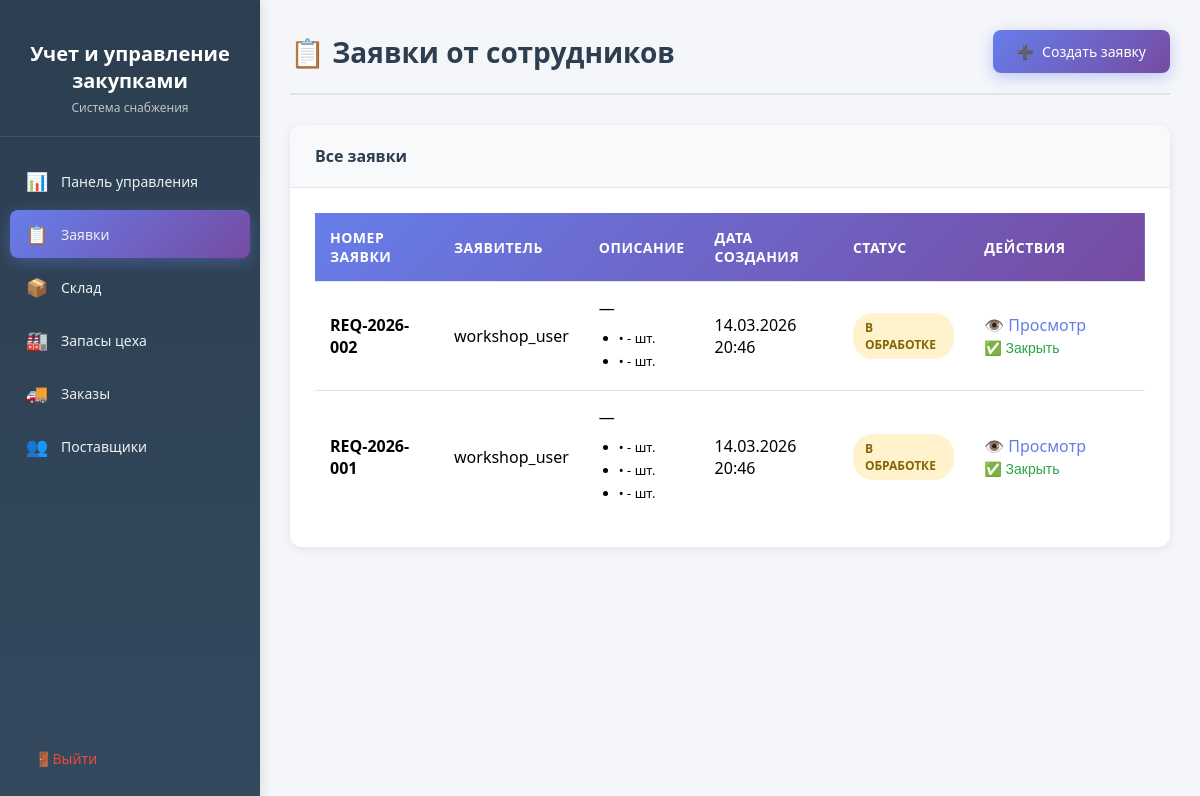
Page /requests/ (signed in) on the committed database.
### procurement/models.py (models this page shows, shortened)
class PurchaseRequest(models.Model):
    STATUS_CHOICES = [
        ('draft', 'Черновик'),
        ('pending', 'На согласовании'),
        ('approved', 'Согласована'),
        ('rejected', 'Отклонена'),
        ('ordered', 'Заказана'),
    ]
    ROLE_CHOICES = [
        ('workshop', 'Сотрудник цеха'),
        ('warehouse', 'Кладовщик'),
    ]
    request_number = models.CharField(max_length=20, unique=True, verbose_name="Номер заявки")
    requester = models.ForeignKey(
        User,
        on_delete=models.SET_NULL,
        null=True,
        related_name='requests',
        verbose_name="Заявитель"
    )
    requester_role = models.CharField(
        max_length=20,
        choices=ROLE_CHOICES,
        default='workshop',
        verbose_name="Роль заявителя"
    )
    status = models.CharField(
        max_length=20,
        choices=STATUS_CHOICES,
        default='draft',
        verbose_name="Статус"
    )
    items = models.ManyToManyField('Product', through='RequestItem', verbose_name="Товары")
    total_amount = models.DecimalField(
        max_digits=12,
        decimal_places=2,
        default=0,
        verbose_name="Общая сумма"
    )
    comment = models.TextField(blank=True, verbose_name="Комментарий")
    created_at = models.DateTimeField(auto_now_add=True, verbose_name="Дата создания")
    updated_at = models.DateTimeField(auto_now=True, verbose_name="Дата обновления")
    approved_by = models.ForeignKey(
        User,
        on_delete=models.SET_NULL,
        null=True,
        blank=True,
        related_name='approved_requests',
        verbose_name="Кто согласовал"
    )
    approved_at = models.DateTimeField(null=True, blank=True, verbose_name="Дата согласования")
    items_description = models.TextField(blank=True, verbose_name="Описание товаров", help_text="Описание товаров, необходимых для заявки")
    class Meta:
        verbose_name = "Заявка на закупку"
        verbose_name_plural = "Заявки на закупку"
        ordering = ['-created_at']

class Product(models.Model):
    name = models.CharField(max_length=200, verbose_name="Наименование")
    category = models.ForeignKey(
        Category,
        on_delete=models.SET_NULL,
        null=True,
        related_name='products',
        verbose_name="Категория"
    )
    sku = models.CharField(max_length=50, unique=True, verbose_name="Артикул")
    unit = models.CharField(max_length=20, default='шт', verbose_name="Единица измерения")
    min_stock_level = models.PositiveIntegerField(
        default=0,
        verbose_name="Минимальный остаток"
    )
    current_stock = models.PositiveIntegerField(
        default=0,
        verbose_name="Текущий остаток"
    )
    supplier = models.ForeignKey(
        Supplier,
        on_delete=models.SET_NULL,
        null=True,
        related_name='products',
        verbose_name="Основной поставщик"
    )
    price = models.DecimalField(
        max_digits=10,
        decimal_places=2,
        blank=True,
        null=True,
        verbose_name="Цена за единицу"
    )
    description = models.TextField(blank=True, verbose_name="Описание")
    created_at = models.DateTimeField(auto_now_add=True, verbose_name="Дата добавления")
    updated_at = models.DateTimeField(auto_now=True, verbose_name="Дата обновления")
    class Meta:
        verbose_name = "Товар"
        verbose_name_plural = "Товары"
        ordering = ['name']

### core/views.py (the view)
# urls.py: path('requests/', requests_view, name='requests'),
@login_required
def requests_view(request):
    requests_list = PurchaseRequest.objects.all().select_related('requester').order_by('-created_at')
    context = {
        'requests': requests_list,
        'user': request.user,
    }
    return render(request, 'procurement/requests.html', context)

### templates/procurement/requests.html (shortened to what this page needs)
<!DOCTYPE html>
<html lang="ru">
<head>
</head>
<body>
    <aside class="sidebar">
        <div class="sidebar-header">
            <h2>Учет и управление закупками</h2>
            <p>Система снабжения</p>
        </div>
        <ul class="sidebar-menu">
            <li>
                <a href="{% url 'dashboard' %}">
                    <span class="menu-icon">📊</span>
                    <span>Панель управления</span>
                </a>
            </li>
            <li>
                <a href="{% url 'requests' %}" class="active">
                    <span class="menu-icon">📋</span>
                    <span>Заявки</span>
                </a>
            </li>
            <li>
                <a href="{% url 'warehouse' %}">
                    <span class="menu-icon">📦</span>
                    <span>Склад</span>
                </a>
            </li>
            <li>
                <a href="{% url 'workshop_stock' %}">
                    <span class="menu-icon">🏭</span>
                    <span>Запасы цеха</span>
                </a>
            </li>
            <li>
                <a href="{% url 'orders' %}">
                    <span class="menu-icon">🚚</span>
                    <span>Заказы</span>
                </a>
            </li>
            <li>
                <a href="{% url 'suppliers' %}">
                    <span class="menu-icon">👥</span>
                    <span>Поставщики</span>
                </a>
            </li>
        </ul>
        <div class="sidebar-footer">
            <a href="{% url 'logout' %}" class="logout-btn">
                <span class="menu-icon">🚪</span>
                <span>Выйти</span>
            </a>
        </div>
    </aside>
    <main class="main-content">
        <div class="page-header">
            <h1 class="page-title">📋 Заявки от сотрудников</h1>
            <a href="{% url 'create_request' %}" class="btn btn-primary">
                <span>➕</span> Создать заявку
            </a>
        </div>
        <div class="card">
            <div class="card-header">
                Все заявки
            </div>
            <div class="card-body">
                {% if requests %}
                <div class="table-responsive">
                    <table>
                        <thead>
                            <tr>
                                <th>Номер заявки</th>
                                <th>Заявитель</th>
                                <th>Описание</th>
                                <th>Дата создания</th>
                                <th>Статус</th>
                                <th>Действия</th>
                            </tr>
                        </thead>
                        <tbody>
                            {% for request_obj in requests %}
                            <tr>
                                <td><strong>{{ request_obj.request_number }}</strong></td>
                                <td>{{ request_obj.requester.username|default:"Не указан" }}</td>
                                <td>
                                    {{ request_obj.items_description|truncatechars:50|default:"—" }}
                                    {% if request_obj.items.all %}
                                    <ul class="items-list">
                                        {% for item in request_obj.items.all %}
                                        <li>• {{ item.product.name }} - {{ item.quantity_requested }} шт.</li>
                                        {% endfor %}
                                    </ul>
                                    {% endif %}
                                </td>
                                <td>{{ request_obj.created_at|date:"d.m.Y H:i" }}</td>
                                <td>
                                    <span class="status-badge status-pending">
                                        В обработке
                                    </span>
                                </td>
                                <td>
                                    <a href="{% url 'view_request' request_obj.id %}" style="color: #667eea; text-decoration: none; margin-right: 10px;">
                                        👁️ Просмотр
                                    </a>
                                    {% if request_obj.status != 'ordered' %}
                                    <form action="{% url 'close_request' request_obj.id %}" method="POST" style="display: inline;">
                                        <button type="submit" style="background: none; border: none; color: #28a745; cursor: pointer; padding: 0; font-size: 14px;">
                                            ✅ Закрыть
                                        </button>
                                    </form>
                                    {% endif %}
                                </td>
                            </tr>
                            {% endfor %}
                        </tbody>
                    </table>
                </div>
                {% endif %}
            </div>
        </div>
    </main>
</body>
</html>

### templates/procurement/requests.html (style rules this page uses)
* { margin: 0; padding: 0; box-sizing: border-box; }
body { font-family: 'Segoe UI', Tahoma, Geneva, Verdana, sans-serif; background: #f5f6fa; min-height: 100vh; display: flex; }
.sidebar { width: 260px; background: linear-gradient(180deg, #2c3e50 0%, #34495e 100%); min-height: 100vh; position: fixed; left: 0; top: 0; padding: 20px 0; box-shadow: 2px 0 10px rgba(0,0,0,0.1); }
.sidebar-header { padding: 20px; text-align: center; border-bottom: 1px solid rgba(255,255,255,0.1); margin-bottom: 20px; }
.sidebar-header h2 { color: white; font-size: 20px; margin-bottom: 5px; }
.sidebar-header p { color: #bdc3c7; font-size: 12px; }
.sidebar-menu { list-style: none; padding: 0 10px; }
.sidebar-menu li { margin-bottom: 5px; }
.sidebar-menu a { display: flex; align-items: center; padding: 12px 15px; color: #ecf0f1; text-decoration: none; border-radius: 8px; transition: all 0.3s ease; font-size: 14px; }
.sidebar-menu a.active { background: linear-gradient(135deg, #667eea 0%, #764ba2 100%); box-shadow: 0 4px 15px rgba(102, 126, 234, 0.4); }
.sidebar-menu .menu-icon { margin-right: 12px; font-size: 18px; width: 24px; text-align: center; }
.sidebar-footer { position: absolute; bottom: 20px; width: 100%; padding: 0 20px; }
.logout-btn { display: flex; align-items: center; padding: 12px 15px; color: #e74c3c; text-decoration: none; border-radius: 8px; transition: all 0.3s ease; font-size: 14px; }
.main-content { flex: 1; margin-left: 260px; padding: 30px; }
.page-header { display: flex; justify-content: space-between; align-items: center; margin-bottom: 30px; padding-bottom: 20px; border-bottom: 2px solid #e1e5eb; }
.page-title { font-size: 28px; color: #2c3e50; font-weight: 600; }
.btn { display: inline-flex; align-items: center; padding: 12px 24px; border-radius: 8px; text-decoration: none; font-weight: 500; transition: all 0.3s ease; cursor: pointer; border: none; font-size: 14px; }
.btn-primary { background: linear-gradient(135deg, #667eea 0%, #764ba2 100%); color: white; box-shadow: 0 4px 15px rgba(102, 126, 234, 0.4); }
.btn span { margin-right: 8px; }
.card { background: white; border-radius: 12px; box-shadow: 0 2px 10px rgba(0,0,0,0.08); overflow: hidden; margin-bottom: 20px; }
.card-header { padding: 20px 25px; background: #f8f9fa; border-bottom: 1px solid #e1e5eb; font-weight: 600; color: #2c3e50; font-size: 16px; }
.card-body { padding: 25px; }
.table-responsive { overflow-x: auto; }
table { width: 100%; border-collapse: collapse; }
thead { background: linear-gradient(135deg, #667eea 0%, #764ba2 100%); color: white; }
th, td { padding: 15px; text-align: left; border-bottom: 1px solid #e1e5eb; }
th { font-weight: 600; font-size: 14px; text-transform: uppercase; letter-spacing: 0.5px; }
tbody tr { transition: all 0.2s ease; }
tbody tr:last-child td { border-bottom: none; }
.status-badge { display: inline-block; padding: 6px 12px; border-radius: 20px; font-size: 12px; font-weight: 600; text-transform: uppercase; }
.status-pending { background: #fff3cd; color: #856404; }
.items-list { margin-top: 10px; padding-left: 20px; }
.items-list li { margin-bottom: 5px; font-size: 13px; }

### rows in the picture
PurchaseRequest: request_number "REQ-2026-002", requester.username "workshop_user", items_description "—", created_at "14.03.2026 20:46", status "✅ Закрыть"
PurchaseRequest: request_number "REQ-2026-001", requester.username "workshop_user", items_description "—", created_at "14.03.2026 20:46", status "✅ Закрыть"
